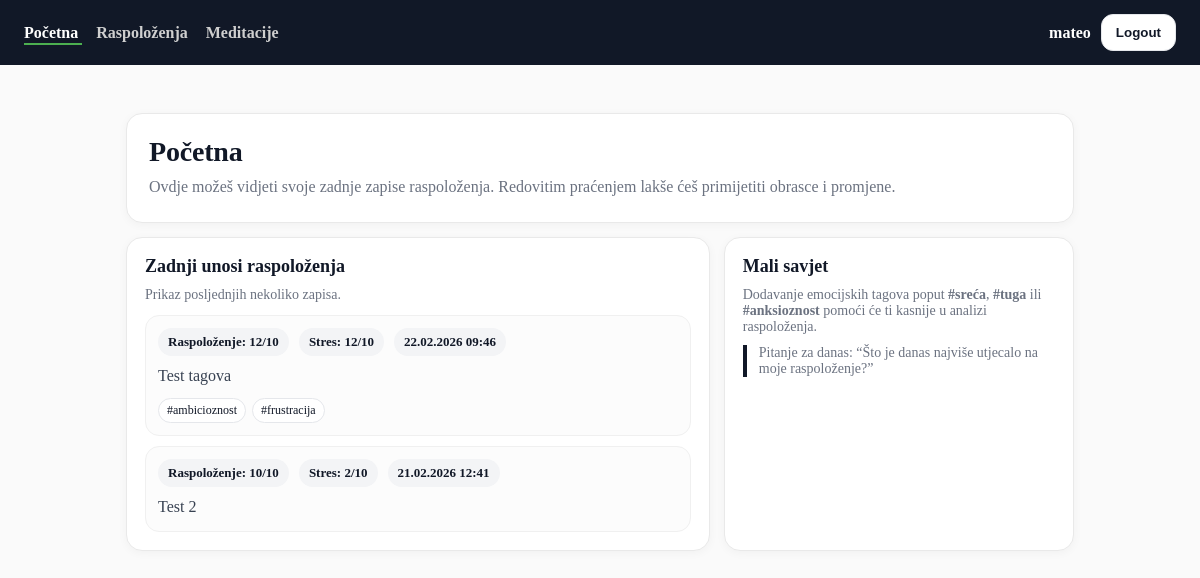
Before: /dashboard/ (signed in) with the older database file.
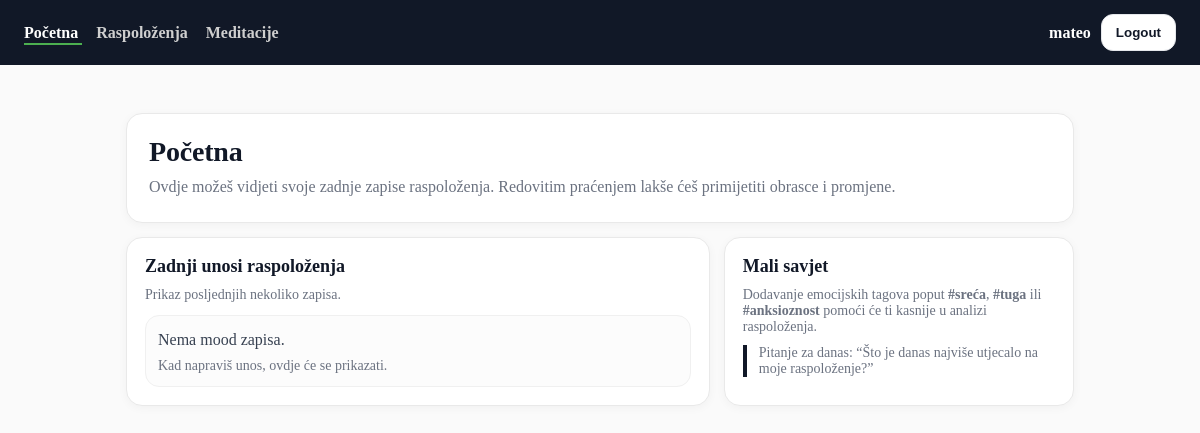
After: the same page with the newer database file.
### main/models.py (models this page shows, shortened)
class MoodEntry(models.Model):
    user = models.ForeignKey(
        settings.AUTH_USER_MODEL,
        on_delete=models.CASCADE,
        related_name="mood_entries",
    )
    mood = models.PositiveSmallIntegerField(
        validators=[MinValueValidator(1), MaxValueValidator(10)]
    )
    stress = models.PositiveSmallIntegerField(
        validators=[MinValueValidator(1), MaxValueValidator(10)]
    )
    note = models.TextField(blank=True)
    tags = models.ManyToManyField(
        Tag,
        blank=True,
        related_name="mood_entries",
    )
    created_at = models.DateTimeField(auto_now_add=True)
    class Meta:
        ordering = ["-created_at"]
        indexes = [
            models.Index(fields=["user", "-created_at"]),
        ]

class Tag(models.Model):
    name = models.CharField(max_length=30, unique=True)
    class Meta:
        ordering = ["name"]

### main/views.py (the view)
# urls.py: path("dashboard/", DashboardView.as_view(), name="dashboard"),
class DashboardView(LoginRequiredMixin, TemplateView):
    template_name = "main/dashboard.html"
    login_url = "login"
    def get_context_data(self, **kwargs):
        ctx = super().get_context_data(**kwargs)
        ctx["moods"] = (
            MoodEntry.objects
            .filter(user=self.request.user)
            .prefetch_related("tags")
            .order_by("-id")[:10]
        )
        return ctx

### main/templates/main/dashboard.html
{% extends "main/base.html" %}
{% block content %}
<div class="mh-wrap">
  <section class="mh-hero">
    <h1 class="mh-title">Početna</h1>
    <p class="mh-sub">
      Ovdje možeš vidjeti svoje zadnje zapise raspoloženja.
      Redovitim praćenjem lakše ćeš primijetiti obrasce i promjene.
    </p>
  </section>
  <div class="mh-grid">
    <section class="mh-card">
      <h2 style="margin:0 0 10px; font-size:18px;">Zadnji unosi raspoloženja</h2>
      <p class="mh-muted">Prikaz posljednjih nekoliko zapisa.</p>
      <div class="mh-list">
        {% for mood in moods %}
          <article class="mh-item">
            <div class="mh-row">
              <span class="mh-pill">Raspoloženje: {{ mood.mood }}/10</span>
              <span class="mh-pill">Stres: {{ mood.stress }}/10</span>
              <span class="mh-pill">
                {{ mood.created_at|date:"d.m.Y H:i" }}
              </span>
            </div>
            {% if mood.note %}
              <p class="mh-note">{{ mood.note }}</p>
            {% else %}
              <p class="mh-note mh-muted">Bez bilješke.</p>
            {% endif %}
            {% if mood.tags.all %}
              <div class="mh-tags">
                {% for tag in mood.tags.all %}
                  <span class="mh-tag">#{{ tag.name }}</span>
                {% endfor %}
              </div>
            {% endif %}
          </article>
        {% empty %}
          <div class="mh-item">
            <p class="mh-note" style="margin:0;">Nema mood zapisa.</p>
            <p class="mh-muted" style="margin-top:6px;">
              Kad napraviš unos, ovdje će se prikazati.
            </p>
          </div>
        {% endfor %}
      </div>
    </section>
    <aside class="mh-side">
      <h2 style="margin:0 0 10px; font-size:18px;">Mali savjet</h2>
      <p class="mh-muted">
        Dodavanje emocijskih tagova poput
        <strong>#sreća</strong>, <strong>#tuga</strong> ili
        <strong>#anksioznost</strong>
        pomoći će ti kasnije u analizi raspoloženja.
      </p>
      <div class="mh-tip">
        <p class="mh-muted" style="margin:0;">
          Pitanje za danas:
          “Što je danas najviše utjecalo na moje raspoloženje?”
        </p>
      </div>
    </aside>
  </div>
</div>
{% endblock %}

### main/templates/main/base.html (shortened to what this page needs)
{% load static %}
<!DOCTYPE html>
<html>
<head>
    <link rel="stylesheet" href="{% static 'main/css/styles.css' %}">
</head>
<body>
{% if user.is_authenticated %}
<div class="navbar">
    <div class="nav-left">
        <a href="{% url 'dashboard' %}"
           class="{% if request.path == '/dashboard/' %}active{% endif %}">
           Početna
        </a>
        <a href="{% url 'mood_list' %}"
           class="{% if request.path == '/moods/' %}active{% endif %}">
           Raspoloženja
        </a>
        <a href="{% url 'meditation_list' %}"
           class="{% if request.path == '/meditations/' %}active{% endif %}">
           Meditacije
        </a>
    </div>
    <div class="nav-right">
        <span class="nav-user">{{ user.username }}</span>
        <form method="post" action="{% url 'logout' %}">
            <button type="submit" class="mh-btn mh-btn-ghost">Logout</button>
        </form>
    </div>
</div>
{% endif %}
<div class="container">
    {% block content %}
    {% endblock %}
</div>
</body>
</html>

### main/static/main/css/styles.css (style rules this page uses)
:root { --border: #e9e9e9; --muted: #6b7280; --text: #111827; --bg: #ffffff; --soft: #f3f4f6; }
* { box-sizing: border-box; }
body { margin: 0; background: #fafafa; color: var(--text); }
.mh-wrap { max-width: 980px; margin: 0 auto; padding: 24px 16px; }
.mh-hero, .mh-card, .mh-side { background: var(--bg); border: 1px solid var(--border); border-radius: 16px; box-shadow: 0 2px 10px rgba(0,0,0,.04); }
.mh-hero { padding: 22px; }
.mh-card, .mh-side { padding: 18px; }
.mh-grid { display: grid; grid-template-columns: 1fr; gap: 14px; margin-top: 14px; }
@media (min-width: 860px) { .mh-grid { grid-template-columns: 1.25fr .75fr; } }
.mh-title { margin: 0 0 6px; font-size: 28px; letter-spacing: -.2px; }
.mh-sub { margin: 0; color: var(--muted); line-height: 1.6; }
.mh-muted { color: var(--muted); font-size: 14px; margin: 0; }
.mh-list { display: grid; gap: 10px; margin-top: 12px; }
.mh-item { border: 1px solid #f0f0f0; border-radius: 14px; padding: 12px; background: #fcfcfc; }
.mh-note { margin: 8px 0 0; color: #374151; line-height: 1.5; }
.mh-btn { display: inline-flex; align-items: center; gap: 8px; padding: 10px 14px; border-radius: 12px; text-decoration: none; font-weight: 600; border: 1px solid transparent; cursor: pointer; }
.mh-btn-ghost { background: #fff; color: #111827; border-color: #e5e7eb; }
.mh-tip { border-left: 4px solid #111827; padding-left: 12px; margin-top: 10px; }
.navbar { background: #111827; color: white; padding: 14px 24px; display: flex; justify-content: space-between; align-items: center; }
.nav-left a { color: #cfcfcf; margin-right: 14px; text-decoration: none; font-weight: 600; padding-bottom: 2px; }
.nav-left a.active { color: white; border-bottom: 2px solid #4CAF50; }
.nav-right { display: flex; align-items: center; gap: 10px; }
.nav-user { font-weight: 600; }
.container { max-width: 1100px; margin: 0 auto; padding: 24px 16px; }

Changed rows visible on the page:
removed MoodEntry: mood "12", stress "12", created_at "22.02.2026 09:46", note "Test tagova"
no longer on this page (row unchanged): Tag: name "ambicioznost"
no longer on this page (row unchanged): Tag: name "frustracija"
removed MoodEntry: mood "10", stress "2", created_at "21.02.2026 12:41", note "Test 2"
Other visible differences:
text now shown: "Nema mood zapisa. Kad napraviš unos, ovdje će se prikazati."
